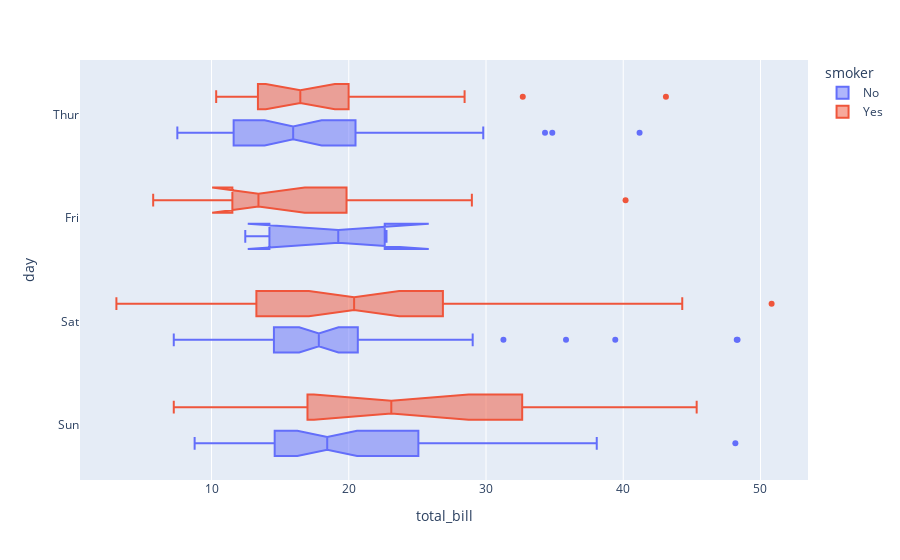

The notebook cell saved with this chart:
### Code cell
px.box(tips, x="total_bill", y="day", orientation="h", color="smoker", notched=True,
       category_orders={"day": ["Thur", "Fri", "Sat", "Sun"]})

### Figure 1 — Plotly figure (JSON) as saved in the notebook; plotly's stock layout.template omitted (floating-point values rounded to 4 significant figures; data arrays with more than 128 entries replaced by an {"elided": "..."} marker saying what was removed)
{"data": [{"alignmentgroup": "True", "hoverlabel": {"namelength": 0}, "hovertemplate": "smoker=No<br>total_bill=%{x}<br>day=%{y}", "legendgroup": "No", "marker": {"color": "#636efa"}, "name": "No", "notched": true, "offsetgroup": "No", "orientation": "h", "showlegend": true, "type": "box", "x": {"elided": "151 float values"}, "x0": " ", "xaxis": "x", "y": {"elided": "151 str values"}, "y0": " ", "yaxis": "y"}, {"alignmentgroup": "True", "hoverlabel": {"namelength": 0}, "hovertemplate": "smoker=Yes<br>total_bill=%{x}<br>day=%{y}", "legendgroup": "Yes", "marker": {"color": "#EF553B"}, "name": "Yes", "notched": true, "offsetgroup": "Yes", "orientation": "h", "showlegend": true, "type": "box", "x": [38.01, 11.24, 20.29, 13.81, 11.02, 18.29, 3.07, 15.01, 26.86, 25.28, 17.92, 19.44, 32.68, 28.97, 5.75, 16.32, 40.17, 27.28, 12.03, 21.01, 11.35, 15.38, 44.3, 22.42, 15.36, 20.49, 25.21, 14.31, 16, 17.51, 10.59, 10.63, 50.81, 15.81, 7.25, 31.85, 16.82, 32.9, 17.89, 14.48, 9.6, 34.63, 34.65, 23.33, 45.35, 23.17, 40.55, 20.9, 30.46, 18.15, 23.1, 15.69, 19.81, 28.44, 15.48, 16.58, 10.34, 43.11, 13, 13.51, 18.71, 12.74, 13, 16.4, 20.53, 16.47, 26.59, 38.73, 24.27, 12.76, 30.06, 25.89, 13.27, 28.17, 12.9, 28.15, 11.59, 7.74, 30.14, 12.16, 13.42, 8.58, 13.42, 16.27, 10.09, 22.12, 24.01, 15.69, 15.53, 12.6, 32.83, 27.18, 22.67], "x0": " ", "xaxis": "x", "y": ["Sat", "Sat", "Sat", "Sat", "Sat", "Sat", "Sat", "Sat", "Sat", "Sat", "Sat", "Thur", "Thur", "Fri", "Fri", "Fri", "Fri", "Fri", "Fri", "Fri", "Fri", "Fri", "Sat", "Sat", "Sat", "Sat", "Sat", "Sat", "Thur", "Sun", "Sat", "Sat", "Sat", "Sat", "Sun", "Sun", "Sun", "Sun", "Sun", "Sun", "Sun", "Sun", "Sun", "Sun", "Sun", "Sun", "Sun", "Sun", "Sun", "Sun", "Sun", "Sun", "Thur", "Thur", "Thur", "Thur", "Thur", "Thur", "Thur", "Thur", "Thur", "Thur", "Thur", "Thur", "Thur", "Thur", "Sat", "Sat", "Sat", "Sat", "Sat", "Sat", "Sat", "Sat", "Sat", "Sat", "Sat", "Sat", "Sat", "Fri", "Fri", "Fri", "Fri", "Fri", "Fri", "Sat", "Sat", "Sat", "Sat", "Sat", "Sat", "Sat", "Sat"], "y0": " ", "yaxis": "y"}], "layout": {"boxmode": "group", "legend": {"title": {"text": "smoker"}, "tracegroupgap": 0}, "margin": {"t": 60}, "xaxis": {"anchor": "y", "domain": [0, 1], "title": {"text": "total_bill"}}, "yaxis": {"anchor": "x", "categoryarray": ["Sun", "Sat", "Fri", "Thur"], "categoryorder": "array", "domain": [0, 1], "title": {"text": "day"}}}}
